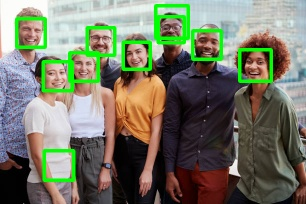
#> input picture FACE RECOGNITION/t.jpg, 306 x 204 px; its folder holds only this picture in this run
$ python face_rec.py
#> lines starting #> are read from the running program, lines starting #| are printed output that depends on the picture; after the words box and inside, x2 and y2 are one past the last pixel; in counts of white or black regions, pixels touching at a corner belong together
import cv2
import glob

lists=glob.glob("*.jpg")
face_cascade=cv2.CascadeClassifier("haarcascade_frontalface_default.xml")

for list in lists:
	img= cv2.imread(list)
#> img is the input picture: shape (204, 306, 3); mean B, G, R 101.7, 120, 117.3
	grey_img=cv2.cvtColor(img,cv2.COLOR_BGR2GRAY)
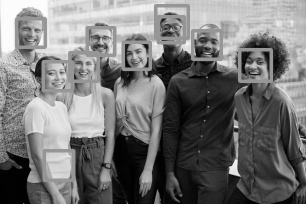
#> grey_img: shape (204, 306); min 0, max 255, mean 117.1
	faces=face_cascade.detectMultiScale(grey_img,scaleFactor=1.2,minNeighbors=5)
#> faces = [[17, 19, 28, 28], [70, 54, 26, 26], [45, 63, 26, 26]]
	for x,y,w,h in faces:
		img=cv2.rectangle(img,(x,y),(x+w,y+h),(0,152,0),(2))
#> this loop made 3 passes
#> pass 1, `img=cv2.rectangle(img,(x,y),(x+w,y+h),(0,152,0),(2))`:
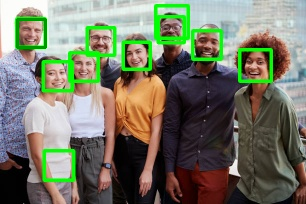
#> img: shape (204, 306, 3); 0.53% of pixels changed, all inside (x1, y1, x2, y2) = (16, 18, 47, 49)
#> pass 2, `img=cv2.rectangle(img,(x,y),(x+w,y+h),(0,152,0),(2))`:
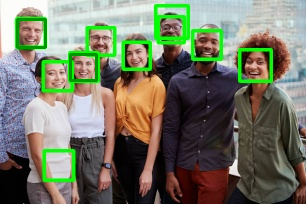
#> img: shape (204, 306, 3); 0.49% of pixels changed, all inside (x1, y1, x2, y2) = (69, 53, 98, 82)
#> pass 3, `img=cv2.rectangle(img,(x,y),(x+w,y+h),(0,152,0),(2))`:
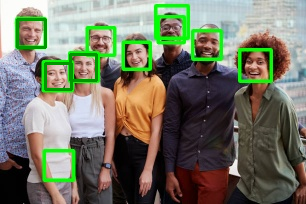
#> img: shape (204, 306, 3); 0.42% of pixels changed, all inside (x1, y1, x2, y2) = (44, 62, 73, 91)

	r_img=cv2.resize(img,(int(img.shape[1]/2),int(img.shape[0]/2)))
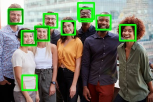
#> r_img: shape (102, 153, 3); mean B, G, R 101.3, 119.1, 116.6

	cv2.imshow("pic",r_img)
	cv2.waitKey(0)
	cv2.destroyAllWindows()
